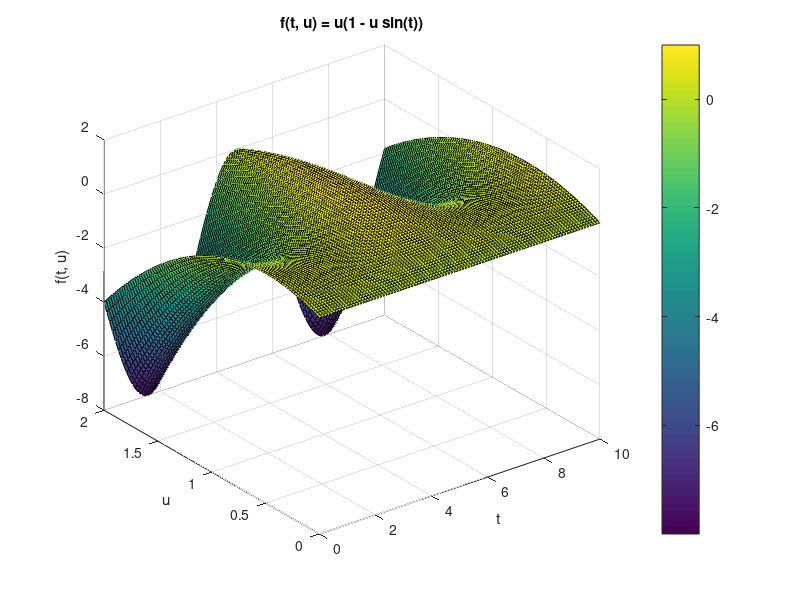

Here is the MATLAB script that generated this plot:
% 定义 t 和 u 的范围
t = linspace(0, 10, 100); % t 的范围
u = linspace(0, 2, 100); % u 的范围

% 创建网格
[T, U] = meshgrid(t, u);

% 计算 f(t, u)
F = U .* (2 - U .* (sin(T)+ 2));

% 绘制三维曲面
figure;
surf(T, U, F);
xlabel('t');
ylabel('u');
zlabel('f(t, u)');
title('f(t, u) = u(1 - u sin(t))');
colorbar;
grid on;
